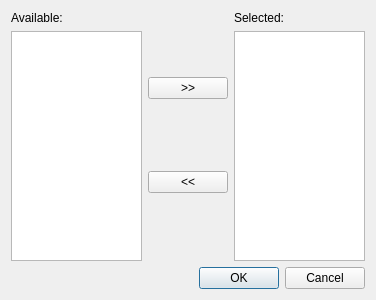
<?xml version="1.0" encoding="UTF-8"?>
<ui version="4.0">
 <class>LoadMaterialDialog</class>
 <widget class="QDialog" name="LoadMaterialDialog">
  <property name="geometry">
   <rect>
    <x>0</x>
    <y>0</y>
    <width>376</width>
    <height>300</height>
   </rect>
  </property>
  <property name="windowTitle">
   <string>Load Material</string>
  </property>
  <layout class="QGridLayout" name="gridLayout">
   <item row="0" column="0">
    <layout class="QHBoxLayout" name="horizontalLayout">
     <item>
      <layout class="QVBoxLayout" name="verticalLayout_2">
       <item>
        <widget class="QLabel" name="label">
         <property name="text">
          <string>Available:</string>
         </property>
        </widget>
       </item>
       <item>
        <widget class="QListWidget" name="availableList"/>
       </item>
      </layout>
     </item>
     <item>
      <layout class="QVBoxLayout" name="verticalLayout">
       <item>
        <widget class="QPushButton" name="addButton">
         <property name="text">
          <string>&gt;&gt;</string>
         </property>
        </widget>
       </item>
       <item>
        <widget class="QPushButton" name="removeButton">
         <property name="text">
          <string>&lt;&lt;</string>
         </property>
        </widget>
       </item>
      </layout>
     </item>
     <item>
      <layout class="QVBoxLayout" name="verticalLayout_3">
       <item>
        <widget class="QLabel" name="label_2">
         <property name="text">
          <string>Selected:</string>
         </property>
        </widget>
       </item>
       <item>
        <widget class="QListWidget" name="selectedList"/>
       </item>
      </layout>
     </item>
    </layout>
   </item>
   <item row="2" column="0">
    <widget class="QDialogButtonBox" name="buttonBox">
     <property name="orientation">
      <enum>Qt::Horizontal</enum>
     </property>
     <property name="standardButtons">
      <set>QDialogButtonBox::Cancel|QDialogButtonBox::Ok</set>
     </property>
    </widget>
   </item>
   <item row="1" column="0">
    <layout class="QHBoxLayout" name="customLayout">
     <property name="spacing">
      <number>0</number>
     </property>
    </layout>
   </item>
  </layout>
 </widget>
 <resources/>
 <connections>
  <connection>
   <sender>buttonBox</sender>
   <signal>accepted()</signal>
   <receiver>LoadMaterialDialog</receiver>
   <slot>accept()</slot>
   <hints>
    <hint type="sourcelabel">
     <x>248</x>
     <y>254</y>
    </hint>
    <hint type="destinationlabel">
     <x>157</x>
     <y>274</y>
    </hint>
   </hints>
  </connection>
  <connection>
   <sender>buttonBox</sender>
   <signal>rejected()</signal>
   <receiver>LoadMaterialDialog</receiver>
   <slot>reject()</slot>
   <hints>
    <hint type="sourcelabel">
     <x>316</x>
     <y>260</y>
    </hint>
    <hint type="destinationlabel">
     <x>286</x>
     <y>274</y>
    </hint>
   </hints>
  </connection>
 </connections>
</ui>
